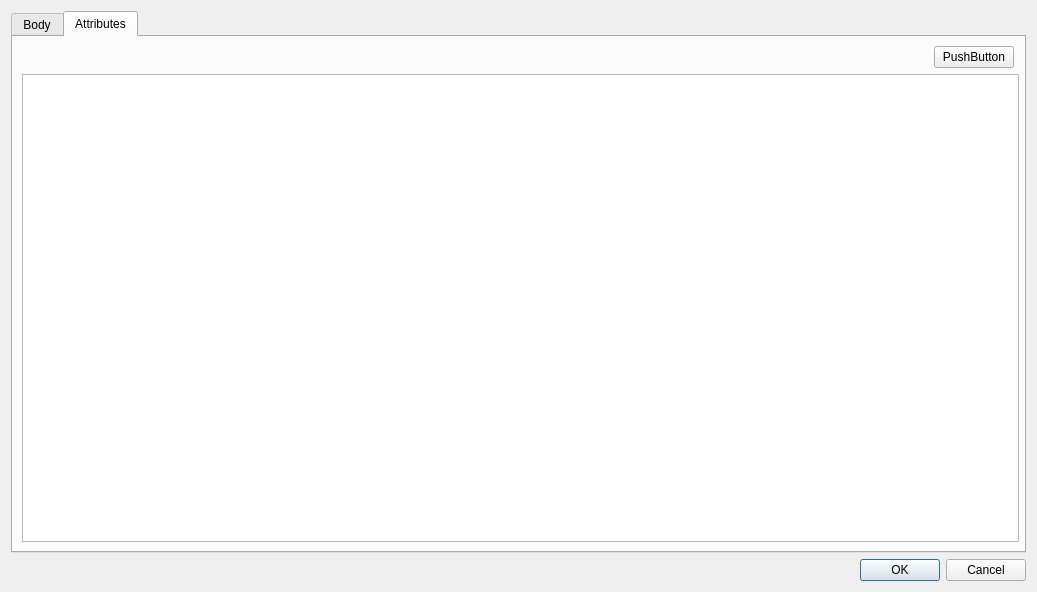
<?xml version="1.0" encoding="UTF-8"?>
<ui version="4.0">
 <class>SNSMessageAddDialog</class>
 <widget class="QDialog" name="SNSMessageAddDialog">
  <property name="geometry">
   <rect>
    <x>0</x>
    <y>0</y>
    <width>1037</width>
    <height>592</height>
   </rect>
  </property>
  <property name="windowTitle">
   <string>Add SNS Message</string>
  </property>
  <layout class="QVBoxLayout" name="verticalLayout_2">
   <item>
    <widget class="QTabWidget" name="tabWidget">
     <property name="currentIndex">
      <number>1</number>
     </property>
     <widget class="QWidget" name="bodyTab">
      <attribute name="title">
       <string>Body</string>
      </attribute>
      <layout class="QVBoxLayout" name="verticalLayout_3">
       <item>
        <layout class="QHBoxLayout" name="horizontalLayout_2">
         <property name="rightMargin">
          <number>5</number>
         </property>
         <item>
          <spacer name="horizontalSpacer">
           <property name="orientation">
            <enum>Qt::Orientation::Horizontal</enum>
           </property>
           <property name="sizeHint" stdset="0">
            <size>
             <width>40</width>
             <height>20</height>
            </size>
           </property>
          </spacer>
         </item>
         <item>
          <widget class="QPushButton" name="prettyButton">
           <property name="text">
            <string>pretty</string>
           </property>
          </widget>
         </item>
         <item>
          <widget class="QPushButton" name="browseButton">
           <property name="text">
            <string>Browse</string>
           </property>
          </widget>
         </item>
        </layout>
       </item>
       <item>
        <widget class="QTextEdit" name="bodyEdit"/>
       </item>
      </layout>
     </widget>
     <widget class="QWidget" name="attributeTab">
      <attribute name="title">
       <string>Attributes</string>
      </attribute>
      <layout class="QVBoxLayout" name="verticalLayout">
       <property name="rightMargin">
        <number>5</number>
       </property>
       <item>
        <layout class="QHBoxLayout" name="horizontalLayout">
         <property name="topMargin">
          <number>0</number>
         </property>
         <property name="rightMargin">
          <number>5</number>
         </property>
         <item>
          <spacer name="horizontalSpacer_2">
           <property name="orientation">
            <enum>Qt::Orientation::Horizontal</enum>
           </property>
           <property name="sizeHint" stdset="0">
            <size>
             <width>40</width>
             <height>20</height>
            </size>
           </property>
          </spacer>
         </item>
         <item>
          <widget class="QPushButton" name="addAttributeButton">
           <property name="text">
            <string>PushButton</string>
           </property>
          </widget>
         </item>
        </layout>
       </item>
       <item>
        <widget class="QTableWidget" name="tableWidget"/>
       </item>
      </layout>
     </widget>
    </widget>
   </item>
   <item>
    <widget class="QDialogButtonBox" name="buttonBox">
     <property name="standardButtons">
      <set>QDialogButtonBox::StandardButton::Cancel|QDialogButtonBox::StandardButton::Ok</set>
     </property>
    </widget>
   </item>
  </layout>
 </widget>
 <resources/>
 <connections/>
</ui>
